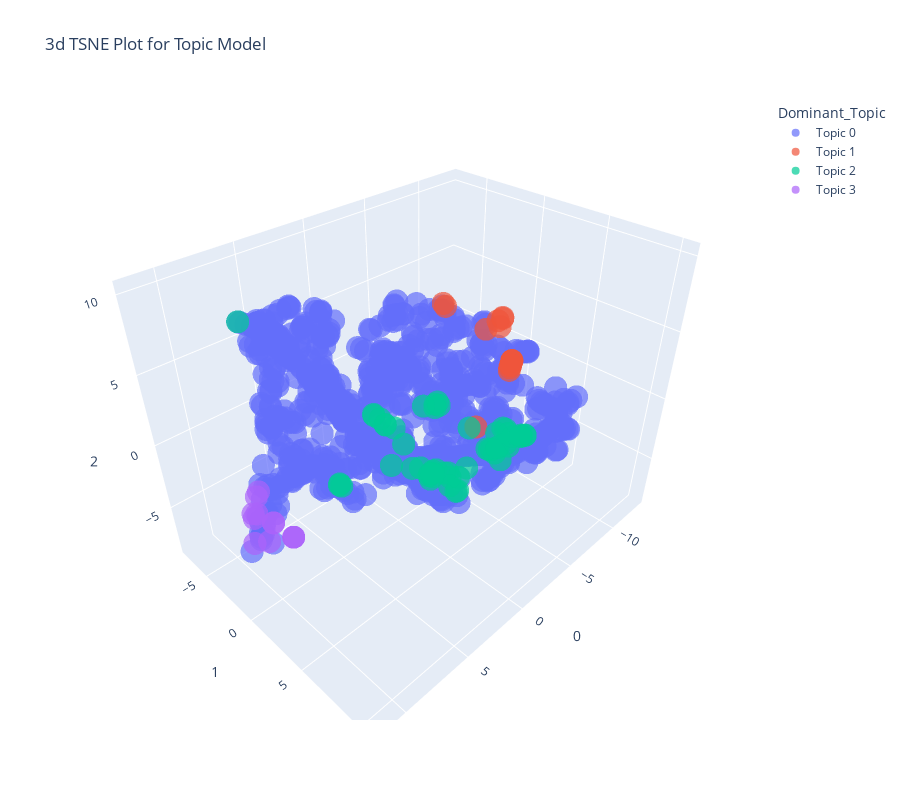

Notebook source saved alongside this figure:
### Code cell
plot_model(lda, plot = 'tsne')

### Figure 1 — Plotly figure (JSON) as saved in the notebook; plotly's stock layout.template omitted (floating-point values rounded to 4 significant figures; data arrays with more than 128 entries replaced by an {"elided": "..."} marker saying what was removed)
{"data": [{"hovertemplate": "Dominant_Topic=Topic 0<br>0=%{x}<br>1=%{y}<br>2=%{z}<extra></extra>", "legendgroup": "Topic 0", "marker": {"color": "#636efa", "opacity": 0.7, "symbol": "circle"}, "mode": "markers", "name": "Topic 0", "scene": "scene", "showlegend": true, "type": "scatter3d", "x": {"elided": "917 float values"}, "y": {"elided": "917 float values"}, "z": {"elided": "917 float values"}}, {"hovertemplate": "Dominant_Topic=Topic 1<br>0=%{x}<br>1=%{y}<br>2=%{z}<extra></extra>", "legendgroup": "Topic 1", "marker": {"color": "#EF553B", "opacity": 0.7, "symbol": "circle"}, "mode": "markers", "name": "Topic 1", "scene": "scene", "showlegend": true, "type": "scatter3d", "x": [-6.821, -3.02, -3.648, -5.266, -2.655, -3.301, -3.301, -3.384, -3.246, -6.237, 1.105, -3.301, -2.951, -7.124, -7.133, -2.822], "y": [2.249, 6.387, 0.4717, 2.59, 6.596, 6.238, 6.238, 0.9046, 6.267, 2.91, 7.503, 6.238, 6.424, 2.371, 2.373, 6.486], "z": [5.061, 5.283, 6.777, 5.195, 5.166, 5.378, 5.378, 6.839, 5.36, 5.123, 3.634, 5.378, 5.261, 5.153, 5.224, 5.216]}, {"hovertemplate": "Dominant_Topic=Topic 2<br>0=%{x}<br>1=%{y}<br>2=%{z}<extra></extra>", "legendgroup": "Topic 2", "marker": {"color": "#00cc96", "opacity": 0.7, "symbol": "circle"}, "mode": "markers", "name": "Topic 2", "scene": "scene", "showlegend": true, "type": "scatter3d", "x": [4.354, 1.63, 3.09, 0.8692, 1.844, 9.69, 0.6858, 2.334, 0.7068, 1.878, 7.699, 4.073, 2.908, 1.977, 3.449, 1.607, 1.29, 0.8339, 7.649, 0.9648, 4.21, 5.164, 1.487, 4.059, 3.009, 1.963, 1.403, 2.239, 3.072, 4.232, 0.7478, 4.932, 4.321, 4.595, 4.352, 0.8641, 7.706, 4.387, 1.771, 0.8008, 4.831, 3.782, 4.264, 4.793, 3.702, 4.232, 3.346, 4.662, 0.7568, 3.883, 1.683, 1.568, 1.89, 4.693, 1.014], "y": [6.53, 9.524, 8.106, 10.3, 9.268, -0.6754, 9.004, 4.733, 9.214, 8.984, 3.931, 7.14, 6.947, 9.578, 7.837, 5.234, 7.192, 10.36, 3.708, 9.901, 7.271, 5.129, 10.05, 6.886, 8.608, 5.246, 9.802, 10.18, 7.977, 7.321, 10.5, 4.081, 7.428, 5.515, 4.534, 9.533, 3.743, 5.939, 5.083, 10.27, 3.471, 8.015, 7.584, 3.397, 8.08, 7.125, 8.358, 4.179, 10.52, 6.819, 9.473, 5.062, 9.155, 4.189, 8.872], "z": [2.119, 3.686, 0.7072, 4.374, 3.487, 10.21, 4.132, 4.249, 4.175, 3.399, 1.291, 1.708, 1.143, 3.509, 1.105, 4.197, 3.508, 4.411, 1.284, 4.2, 2.072, 1.944, 3.939, 1.608, 2.542, 4.225, 3.906, 3.551, 0.5614, 2.167, 4.503, 4.383, 2.407, 3.297, 3.721, 4.166, 1.254, 1.76, 4.266, 4.406, 4.241, 2.31, 2.558, 4.263, 2.01, 1.993, 1.957, 3.895, 4.504, 1.214, 3.637, 4.309, 3.436, 3.951, 3.91]}, {"hovertemplate": "Dominant_Topic=Topic 3<br>0=%{x}<br>1=%{y}<br>2=%{z}<extra></extra>", "legendgroup": "Topic 3", "marker": {"color": "#ab63fa", "opacity": 0.7, "symbol": "circle"}, "mode": "markers", "name": "Topic 3", "scene": "scene", "showlegend": true, "type": "scatter3d", "x": [10.68, 10.68, 10.68, 10.26, 10.23, 9.621, 10.57, 10.01, 11.22, 10.23, 10.71, 10.23], "y": [-0.5728, 1.467, 1.462, -0.9851, 2.586, -1.534, 0.5164, -1.164, -0.02736, 2.586, -0.5852, 2.586], "z": [-2.074, -1.045, -1.043, -2.282, -1.663, -1.328, -3.232, -1.226, -3.31, -1.663, -1.712, -1.663]}], "layout": {"height": 800, "legend": {"title": {"text": "Dominant_Topic"}, "tracegroupgap": 0}, "scene": {"domain": {"x": [0, 1], "y": [0, 1]}, "xaxis": {"title": {"text": "0"}}, "yaxis": {"title": {"text": "1"}}, "zaxis": {"title": {"text": "2"}}}, "title": {"text": "3d TSNE Plot for Topic Model"}, "width": 900}}
